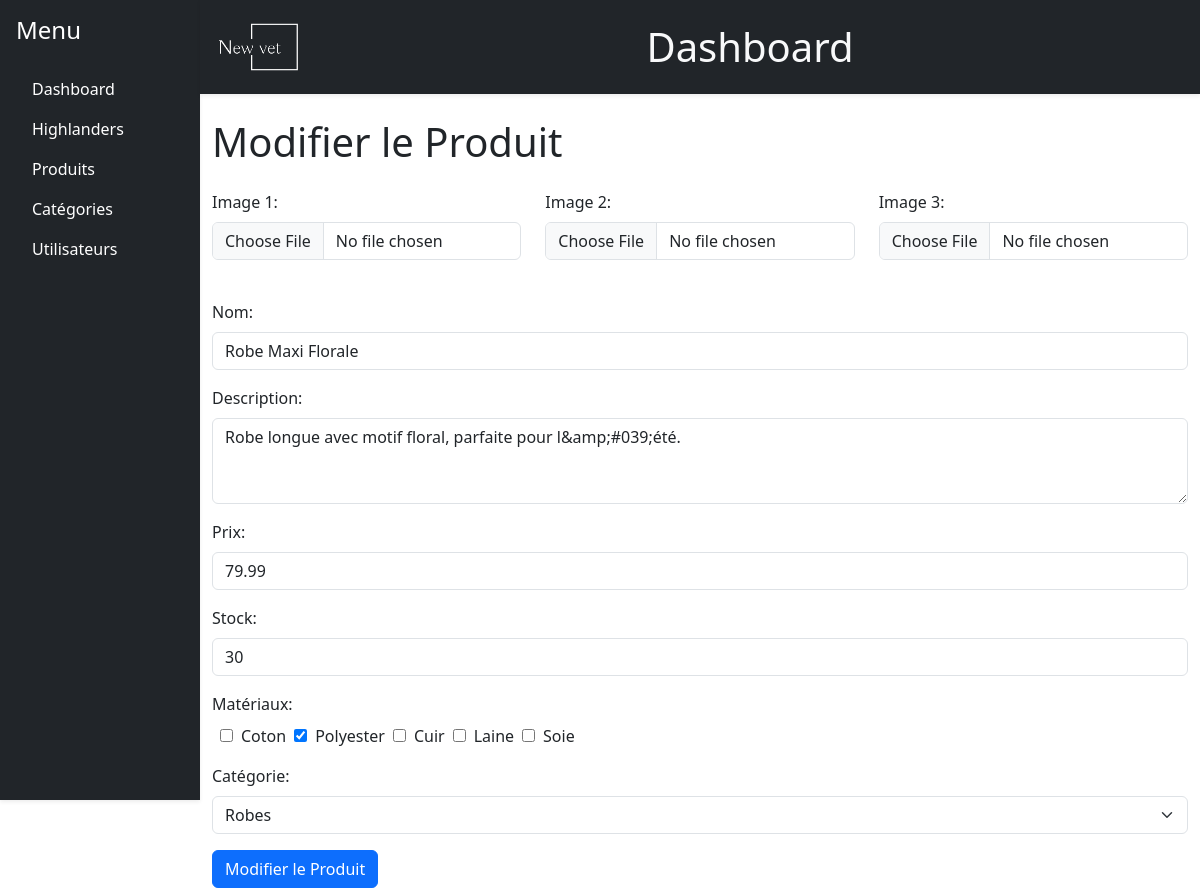
/backoffice/product.php?id=2, run on an earlier commit of the app's database.
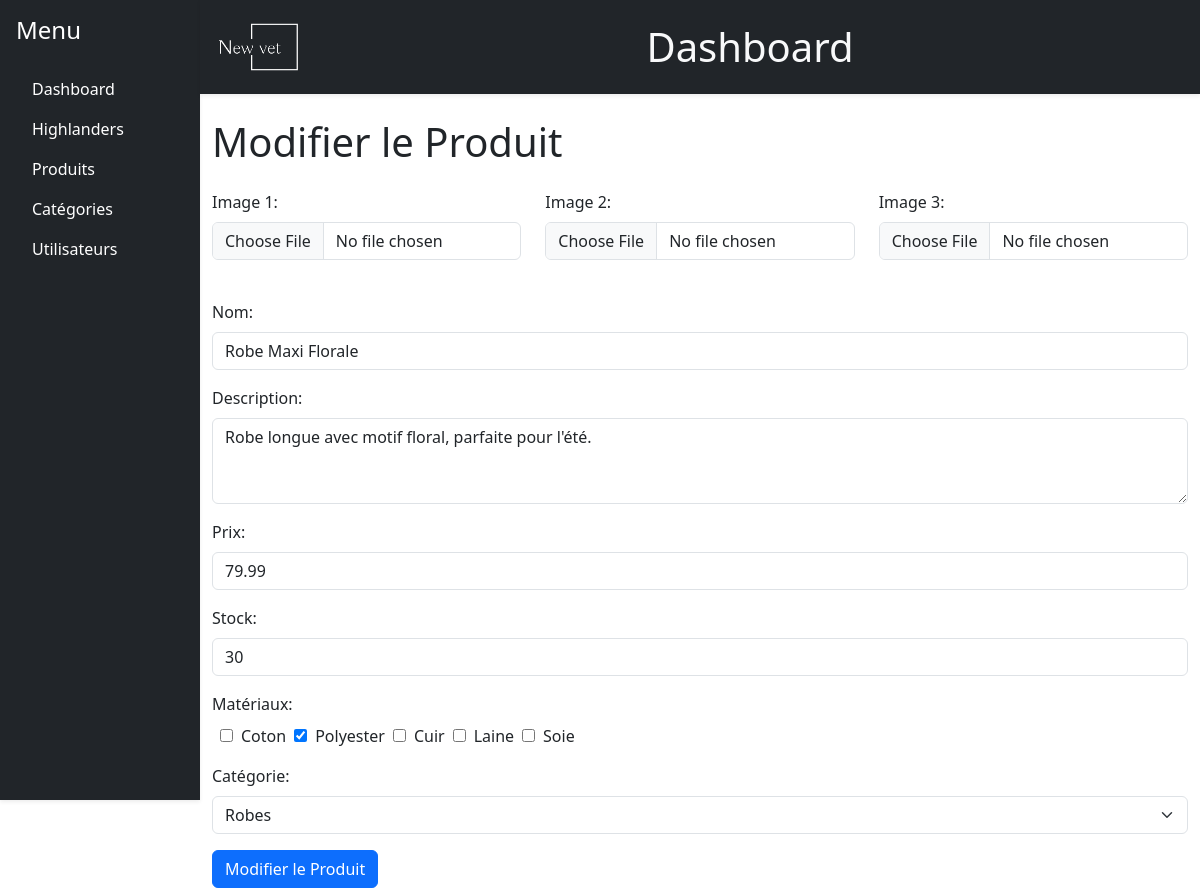
And on a later commit of the database.
### tables this page shows
CREATE TABLE `produits` (
  `id` int(11) NOT NULL,
  `categorie_id` int(11) DEFAULT NULL,
  `nom` varchar(255) NOT NULL,
  `description` text DEFAULT NULL,
  `prix` decimal(10,2) NOT NULL,
  `stock` int(11) DEFAULT 0,
  `date_ajout` date NOT NULL DEFAULT current_timestamp(),
  `en_priorite` tinyint(1) NOT NULL DEFAULT 0
);

### functions.php (called while the page is built, shortened)
<?php
function getProductById($con, $productId){
    $query = "SELECT * FROM produits WHERE id = '$productId'";
    $result = mysqli_query($con,$query);
    if($result && mysqli_num_rows($result)> 0){
        $product = mysqli_fetch_assoc($result);
        return $product;
    }
}
?>

### backoffice/product.php (the view, shortened to what the changed rows need)
<?php
include('../config.php');
include('../functions.php');
$productID = intval($_GET['id']);
$product = getProductById($con, $productID);
?>
<!DOCTYPE html>
<html lang="fr">
<head>
    <link rel="stylesheet" href="https://cdn.jsdelivr.net/npm/bootstrap-icons@1.11.3/font/bootstrap-icons.min.css">
    <link href="https://cdn.jsdelivr.net/npm/bootstrap@5.3.3/dist/css/bootstrap.min.css" rel="stylesheet">
</head>
<body>
    <div class="container-fluid p-0">
        <div class="row g-0">
            <div class="col-md-10 p-0">
                <?php include 'header.php'; ?>
                <div class="container mt-4">
                    <h1 class="mb-4">Modifier le Produit</h1>
                    <form id="productForm" method="POST" enctype="multipart/form-data">
                        <div class="mb-3">
                            <label for="nom" class="form-label">Nom:</label>
                            <input type="text" id="nom" name="nom" class="form-control" value="<?php echo $product['nom']; ?>" required>
                        </div>
                        <div class="mb-3">
                            <label for="description" class="form-label">Description:</label>
                            <textarea id="description" name="description" class="form-control" rows="3" required><?php echo $product['description']; ?></textarea>
                        </div>
                        <div class="mb-3">
                            <label for="prix" class="form-label">Prix:</label>
                            <input type="number" id="prix" name="prix" class="form-control" step="0.01" required value="<?php echo $product['prix']; ?>">
                        </div>
                        <div class="mb-3">
                            <label for="stock" class="form-label">Stock:</label>
                            <input type="number" id="stock" name="stock" class="form-control" required value="<?php echo $product['stock']; ?>">
                        </div>
                    </form>
                </div>
            </div>
        </div>
    </div>
</body>
</html>

What changed in the data, as far as the page shows it:
changed produits "Robe Maxi Florale": description "Robe longue avec motif floral, parfaite pour l&amp;#039;été." → "Robe longue avec motif floral, parfaite pour l'été."
